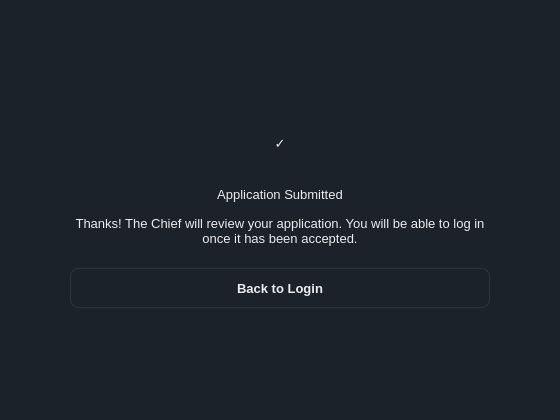
<?xml version="1.0" encoding="UTF-8"?>
<ui version="4.0">
 <class>MainWindow</class>
 <widget class="QMainWindow" name="MainWindow">
  <property name="geometry"><rect><x>0</x><y>0</y><width>560</width><height>420</height></rect></property>
  <property name="windowTitle"><string>MainWindow</string></property>
  <property name="styleSheet"><string notr="true">/* Asche Yiu Police Department - dark / gold theme
   Shared by every .ui file. Widgets pick a style through the dynamic
   property  variant  (Qt Designer: Property Editor &gt; Dynamic Properties). */

QMainWindow, QDialog, QWidget#centralwidget { background: #1c222a; }
QWidget { color: #eaecef; font-family: "Inter", "SF Pro Text", "Segoe UI", "Helvetica Neue", sans-serif; font-size: 13px; }
QLabel { background: transparent; }
QCheckBox { background: transparent; spacing: 8px; }

/* ---- typography ---- */
QLabel[variant="title"]     { font-size: 20px; font-weight: 700; color: #eaecef; }
QLabel[variant="subtitle"]  { font-size: 13px; color: #8b94a3; }
QLabel[variant="field"]     { color: #8b94a3; }
QLabel[variant="section"]   { color: #eaecef; font-size: 14px; font-weight: 600; }
QLabel[variant="cardTitle"] { font-size: 16px; font-weight: 700; color: #eaecef; }
QLabel[variant="value"]     { font-size: 14px; font-weight: 600; color: #eaecef; }
QLabel[variant="hint"]      { color: #8b94a3; font-size: 12px; }
QLabel[variant="stat"]      { color: #c3a459; font-size: 22px; font-weight: 700; }
QFrame[variant="accent"]    { background: #c3a459; border: none; border-radius: 1px; }

/* ---- badges / icons ---- */
QLabel[variant="badgeGold"]  { background: rgba(195,164,89,40);  color: #c3a459; border-radius: 10px; padding: 3px 10px; font-size: 11px; font-weight: 700; }
QLabel[variant="badgeGreen"] { background: rgba(111,159,125,40); color: #7fb08c; border-radius: 10px; padding: 3px 10px; font-size: 11px; font-weight: 700; }
QLabel[variant="badgeRed"]   { background: rgba(184,105,95,45);  color: #cf7d72; border-radius: 10px; padding: 3px 10px; font-size: 11px; font-weight: 700; }
QLabel[variant="badgeMuted"] { background: rgba(139,148,163,35); color: #aab2bf; border-radius: 10px; padding: 3px 10px; font-size: 11px; font-weight: 700; }
QLabel[variant="avatar"]     { background: #c3a459; color: #10151a; border-radius: 24px; font-size: 16px; font-weight: 700; }
QLabel[variant="iconGold"]   { background: rgba(195,164,89,40);  color: #c3a459; border-radius: 30px; font-size: 26px; font-weight: 700; }
QLabel[variant="iconRed"]    { background: rgba(184,105,95,45);  color: #cf7d72; border-radius: 30px; font-size: 26px; font-weight: 700; }

/* ---- containers ---- */
QFrame[variant="card"]      { background: #252c37; border: 1px solid #2d3640; border-radius: 12px; }
QFrame[variant="notice"]    { background: rgba(195,164,89,26);  border: 1px solid rgba(195,164,89,90);  border-radius: 8px; }
QFrame[variant="noticeRed"] { background: rgba(184,105,95,30);  border: 1px solid rgba(184,105,95,100); border-radius: 8px; }
QFrame[variant="dropzone"]  { background: #10151a; border: 1px dashed #3a4552; border-radius: 10px; }
QFrame[variant="card"] QLabel, QFrame[variant="notice"] QLabel, QFrame[variant="noticeRed"] QLabel, QFrame[variant="dropzone"] QLabel { border: none; }

/* ---- inputs ---- */
QLineEdit, QTextEdit, QPlainTextEdit, QDateTimeEdit, QSpinBox, QDoubleSpinBox, QComboBox {
    background: #10151a; border: 1px solid #2d3640; border-radius: 8px; padding: 8px 10px; min-height: 20px;
    selection-background-color: #c3a459; selection-color: #10151a; }
QLineEdit:focus, QTextEdit:focus, QPlainTextEdit:focus, QDateTimeEdit:focus, QSpinBox:focus, QDoubleSpinBox:focus, QComboBox:focus { border: 1px solid #c3a459; }
QLineEdit[readOnly="true"], QPlainTextEdit[readOnly="true"], QTextEdit[readOnly="true"] { background: #161c22; color: #eaecef; }
QComboBox QAbstractItemView { background: #10151a; border: 1px solid #2d3640; selection-background-color: #2b3440; selection-color: #eaecef; outline: 0; }

/* ---- buttons ---- */
QPushButton { background: #1c222a; border: 1px solid #2d3640; border-radius: 8px; padding: 9px 18px; min-height: 20px; font-weight: 600; color: #eaecef; }
QPushButton:hover { background: #232b35; border-color: #3a4552; }
QPushButton:pressed { background: #10151a; }
QPushButton:disabled { color: #5b6573; border-color: #252d36; }
QPushButton[variant="primary"] { background: #c3a459; border: 1px solid #c3a459; color: #10151a; font-weight: 700; }
QPushButton[variant="primary"]:hover { background: #cfb26a; border-color: #cfb26a; }
QPushButton[variant="primary"]:pressed { background: #b39549; }
QPushButton[variant="primary"]:disabled { background: #4a4332; border-color: #4a4332; color: #8a8168; }
QPushButton[variant="accept"] { background: #273235; border: 1px solid #34483f; color: #7fb08c; font-weight: 700; }
QPushButton[variant="accept"]:hover { background: #2c3a3d; }
QPushButton[variant="reject"] { background: #2f2b31; border: 1px solid #4a3638; color: #cf7d72; font-weight: 700; }
QPushButton[variant="reject"]:hover { background: #352e34; }
QPushButton[variant="tile"] { background: #252c37; border: 1px solid #2d3640; border-radius: 12px; padding: 16px 20px; text-align: left; font-size: 14px; font-weight: 500; }
QPushButton[variant="tile"]:hover { border-color: #c3a459; background: #29313d; }

/* ---- lists / tables ---- */
QListWidget, QTableWidget, QTreeWidget { background: #10151a; border: 1px solid #252d36; border-radius: 10px; outline: 0; gridline-color: transparent; alternate-background-color: #131920; }
QListWidget::item { padding: 10px 12px; border-bottom: 1px solid #1d242c; }
QListWidget::item:selected, QTableWidget::item:selected { background: #232b35; color: #eaecef; }
QListWidget::item:hover, QTableWidget::item:hover { background: #1a2129; }
QTableWidget::item { padding: 8px 12px; border-bottom: 1px solid #1d242c; }
QHeaderView { background: #252c37; border: none; border-top-left-radius: 10px; border-top-right-radius: 10px; }
QHeaderView::section { background: #252c37; color: #8b94a3; font-weight: 600; border: none; padding: 10px 12px; }
QTableCornerButton::section { background: #252c37; border: none; }
QTableView::indicator, QListView::indicator, QCheckBox::indicator { width: 16px; height: 16px; border: 1px solid #3a4552; border-radius: 4px; background: #10151a; }
QTableView::indicator:checked, QListView::indicator:checked, QCheckBox::indicator:checked { background: #c3a459; border-color: #c3a459; }

/* ---- tabs ---- */
QTabWidget::pane { border: none; top: 8px; }
QTabBar::tab { background: transparent; color: #8b94a3; padding: 8px 16px; margin-right: 4px; border: none; border-bottom: 2px solid #2d3640; font-weight: 600; }
QTabBar::tab:selected { color: #eaecef; border-bottom: 2px solid #c3a459; }
QTabBar::tab:hover:!selected { color: #c9ced6; }

/* ---- scrollbars ---- */
QScrollBar:vertical { background: transparent; width: 10px; margin: 2px; }
QScrollBar::handle:vertical { background: #2d3640; border-radius: 3px; min-height: 24px; }
QScrollBar:horizontal { background: transparent; height: 10px; margin: 2px; }
QScrollBar::handle:horizontal { background: #2d3640; border-radius: 3px; min-width: 24px; }
QScrollBar::add-line, QScrollBar::sub-line { width: 0; height: 0; }
QScrollBar::add-page, QScrollBar::sub-page { background: transparent; }

/* spin boxes: keep typing area clean, arrows via keyboard / wheel */
QSpinBox::up-button, QSpinBox::down-button, QDoubleSpinBox::up-button, QDoubleSpinBox::down-button { width: 0; border: none; }
</string></property>
  <widget class="QWidget" name="centralwidget"><layout class="QVBoxLayout" name="layout_4"><property name="leftMargin"><number>70</number></property><property name="topMargin"><number>30</number></property><property name="rightMargin"><number>70</number></property><property name="bottomMargin"><number>30</number></property><property name="spacing"><number>14</number></property><item><spacer name="spacer_1"><property name="orientation"><enum>Qt::Vertical</enum></property><property name="sizeHint" stdset="0"><size><width>10</width><height>10</height></size></property></spacer></item><item alignment="Qt::AlignHCenter"><widget class="QLabel" name="lblIcon"><property name="variant" stdset="0"><string>iconGold</string></property><property name="text"><string>✓</string></property><property name="alignment"><set>Qt::AlignCenter</set></property><property name="minimumSize"><size><width>60</width><height>60</height></size></property><property name="maximumSize"><size><width>60</width><height>60</height></size></property></widget></item><item><widget class="QLabel" name="lblTitle"><property name="variant" stdset="0"><string>title</string></property><property name="text"><string>Application Submitted</string></property><property name="alignment"><set>Qt::AlignCenter</set></property></widget></item><item><widget class="QLabel" name="lblMessage"><property name="variant" stdset="0"><string>subtitle</string></property><property name="text"><string>Thanks! The Chief will review your application. You will be able to log in once it has been accepted.</string></property><property name="alignment"><set>Qt::AlignCenter</set></property><property name="wordWrap"><bool>true</bool></property></widget></item><item><spacer name="spacer_2"><property name="orientation"><enum>Qt::Vertical</enum></property><property name="sizeType"><enum>QSizePolicy::Fixed</enum></property><property name="sizeHint" stdset="0"><size><width>8</width><height>8</height></size></property></spacer></item><item><widget class="QPushButton" name="btnBackToLogin"><property name="variant" stdset="0"><string>primary</string></property><property name="text"><string>Back to Login</string></property></widget></item><item><spacer name="spacer_3"><property name="orientation"><enum>Qt::Vertical</enum></property><property name="sizeHint" stdset="0"><size><width>10</width><height>10</height></size></property></spacer></item></layout></widget>
 </widget>
 <resources/>
 <connections/>
</ui>
